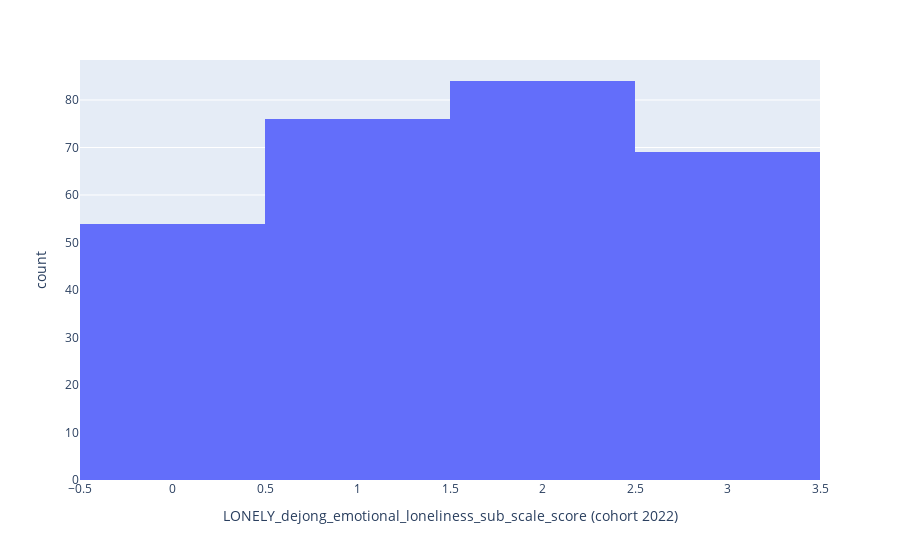

The code cell stored with this chart in its notebook:
### Code cell
px.histogram(dataV2_cohortV4_wideV2, x='LONELY_dejong_emotional_loneliness_sub_scale_score (cohort 2022)')

### Figure 1 — Plotly figure (JSON) as saved in the notebook; plotly's stock layout.template omitted (floating-point values rounded to 4 significant figures; data arrays with more than 128 entries replaced by an {"elided": "..."} marker saying what was removed)
{"data": [{"alignmentgroup": "True", "bingroup": "x", "hovertemplate": "LONELY_dejong_emotional_loneliness_sub_scale_score (cohort 2022)=%{x}<br>count=%{y}<extra></extra>", "legendgroup": "", "marker": {"color": "#636efa", "pattern": {"shape": ""}}, "name": "", "offsetgroup": "", "orientation": "v", "showlegend": false, "type": "histogram", "x": {"elided": "283 int values"}, "xaxis": "x", "yaxis": "y"}], "layout": {"barmode": "relative", "legend": {"tracegroupgap": 0}, "margin": {"t": 60}, "xaxis": {"anchor": "y", "domain": [0, 1], "title": {"text": "LONELY_dejong_emotional_loneliness_sub_scale_score (cohort 2022)"}}, "yaxis": {"anchor": "x", "domain": [0, 1], "title": {"text": "count"}}}}
